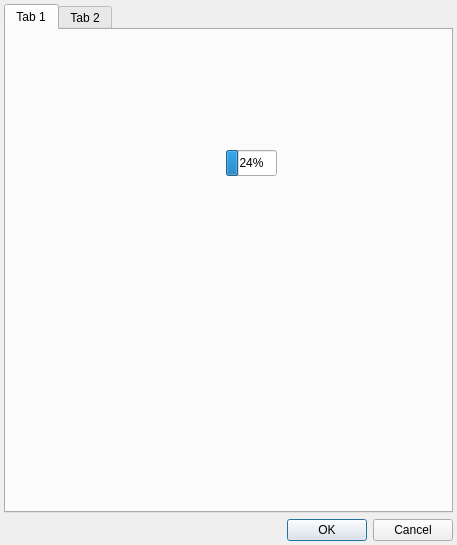
<?xml version="1.0" encoding="UTF-8"?>
<ui version="4.0">
 <class>OptionsDialog</class>
 <widget class="QDialog" name="OptionsDialog">
  <property name="windowModality">
   <enum>Qt::ApplicationModal</enum>
  </property>
  <property name="geometry">
   <rect>
    <x>0</x>
    <y>0</y>
    <width>457</width>
    <height>545</height>
   </rect>
  </property>
  <property name="windowTitle">
   <string>Options</string>
  </property>
  <property name="modal">
   <bool>true</bool>
  </property>
  <layout class="QVBoxLayout" name="verticalLayout_2">
   <property name="leftMargin">
    <number>4</number>
   </property>
   <property name="topMargin">
    <number>4</number>
   </property>
   <property name="rightMargin">
    <number>4</number>
   </property>
   <property name="bottomMargin">
    <number>4</number>
   </property>
   <item>
    <layout class="QVBoxLayout" name="verticalLayout">
     <item>
      <widget class="QTabWidget" name="tabWidget">
       <widget class="QWidget" name="tab">
        <attribute name="title">
         <string>Tab 1</string>
        </attribute>
        <widget class="QProgressBar" name="progressBar">
         <property name="geometry">
          <rect>
           <x>220</x>
           <y>120</y>
           <width>51</width>
           <height>26</height>
          </rect>
         </property>
         <property name="value">
          <number>24</number>
         </property>
        </widget>
       </widget>
       <widget class="QWidget" name="tab_2">
        <attribute name="title">
         <string>Tab 2</string>
        </attribute>
       </widget>
      </widget>
     </item>
    </layout>
   </item>
   <item>
    <widget class="QDialogButtonBox" name="buttonBox">
     <property name="standardButtons">
      <set>QDialogButtonBox::Cancel|QDialogButtonBox::Ok</set>
     </property>
    </widget>
   </item>
  </layout>
 </widget>
 <resources/>
 <connections/>
</ui>
